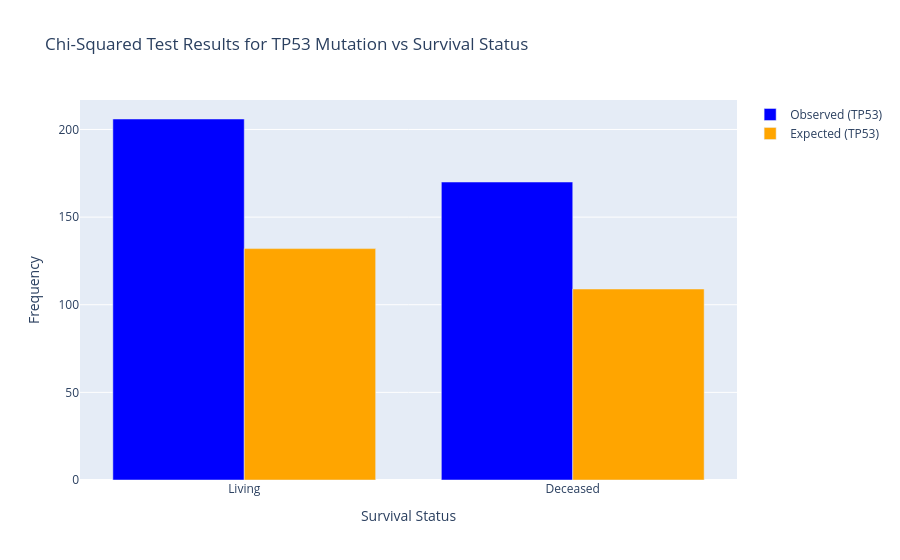
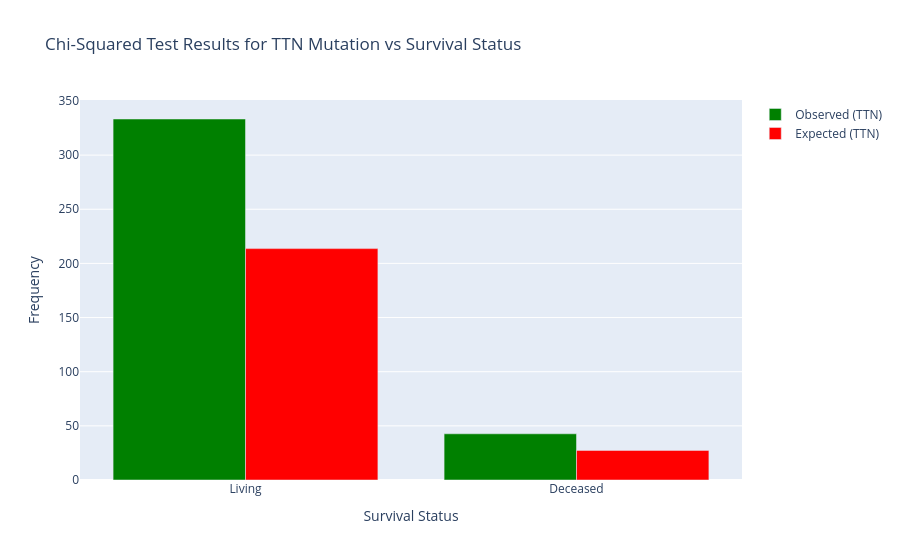

The notebook cell saved with these charts, in order:
### Code cell
import plotly.graph_objects as go

# TP53 results (observed vs expected)
tp53_observed = [205.98, 170.02]  # Living, Deceased for no mutation
tp53_expected = [132.02, 108.98]  # Living, Deceased for mutation

# TTN results (observed vs expected)
ttn_observed = [333.34, 42.66]  # Living, Deceased for no mutation
ttn_expected = [213.66, 27.34]  # Living, Deceased for mutation

# Plot for TP53
tp53_fig = go.Figure()

# Adding observed bars for TP53
tp53_fig.add_trace(go.Bar(
    x=["Living", "Deceased"],
    y=tp53_observed,
    name="Observed (TP53)",
    marker_color='blue'
))

# Adding expected bars for TP53
tp53_fig.add_trace(go.Bar(
    x=["Living", "Deceased"],
    y=tp53_expected,
    name="Expected (TP53)",
    marker_color='orange'
))

# Layout for TP53
tp53_fig.update_layout(
    title="Chi-Squared Test Results for TP53 Mutation vs Survival Status",
    xaxis_title="Survival Status",
    yaxis_title="Frequency",
    barmode='group',
    showlegend=True
)

# Plot for TTN
ttn_fig = go.Figure()

# Adding observed bars for TTN
ttn_fig.add_trace(go.Bar(
    x=["Living", "Deceased"],
    y=ttn_observed,
    name="Observed (TTN)",
    marker_color='green'
))

# Adding expected bars for TTN
ttn_fig.add_trace(go.Bar(
    x=["Living", "Deceased"],
    y=ttn_expected,
    name="Expected (TTN)",
    marker_color='red'
))

# Layout for TTN
ttn_fig.update_layout(
    title="Chi-Squared Test Results for TTN Mutation vs Survival Status",
    xaxis_title="Survival Status",
    yaxis_title="Frequency",
    barmode='group',
    showlegend=True
)

# Show both plots
tp53_fig.show()
ttn_fig.show()

### Figure 1 — Plotly figure (JSON) as saved in the notebook; plotly's stock layout.template omitted (floating-point values rounded to 4 significant figures)
{"data": [{"marker": {"color": "blue"}, "name": "Observed (TP53)", "type": "bar", "x": ["Living", "Deceased"], "y": [206.0, 170.0]}, {"marker": {"color": "orange"}, "name": "Expected (TP53)", "type": "bar", "x": ["Living", "Deceased"], "y": [132.0, 109.0]}], "layout": {"barmode": "group", "showlegend": true, "title": {"text": "Chi-Squared Test Results for TP53 Mutation vs Survival Status"}, "xaxis": {"title": {"text": "Survival Status"}}, "yaxis": {"title": {"text": "Frequency"}}}}

### Figure 2 — Plotly figure (JSON) as saved in the notebook; plotly's stock layout.template omitted (floating-point values rounded to 4 significant figures)
{"data": [{"marker": {"color": "green"}, "name": "Observed (TTN)", "type": "bar", "x": ["Living", "Deceased"], "y": [333.3, 42.66]}, {"marker": {"color": "red"}, "name": "Expected (TTN)", "type": "bar", "x": ["Living", "Deceased"], "y": [213.7, 27.34]}], "layout": {"barmode": "group", "showlegend": true, "title": {"text": "Chi-Squared Test Results for TTN Mutation vs Survival Status"}, "xaxis": {"title": {"text": "Survival Status"}}, "yaxis": {"title": {"text": "Frequency"}}}}
